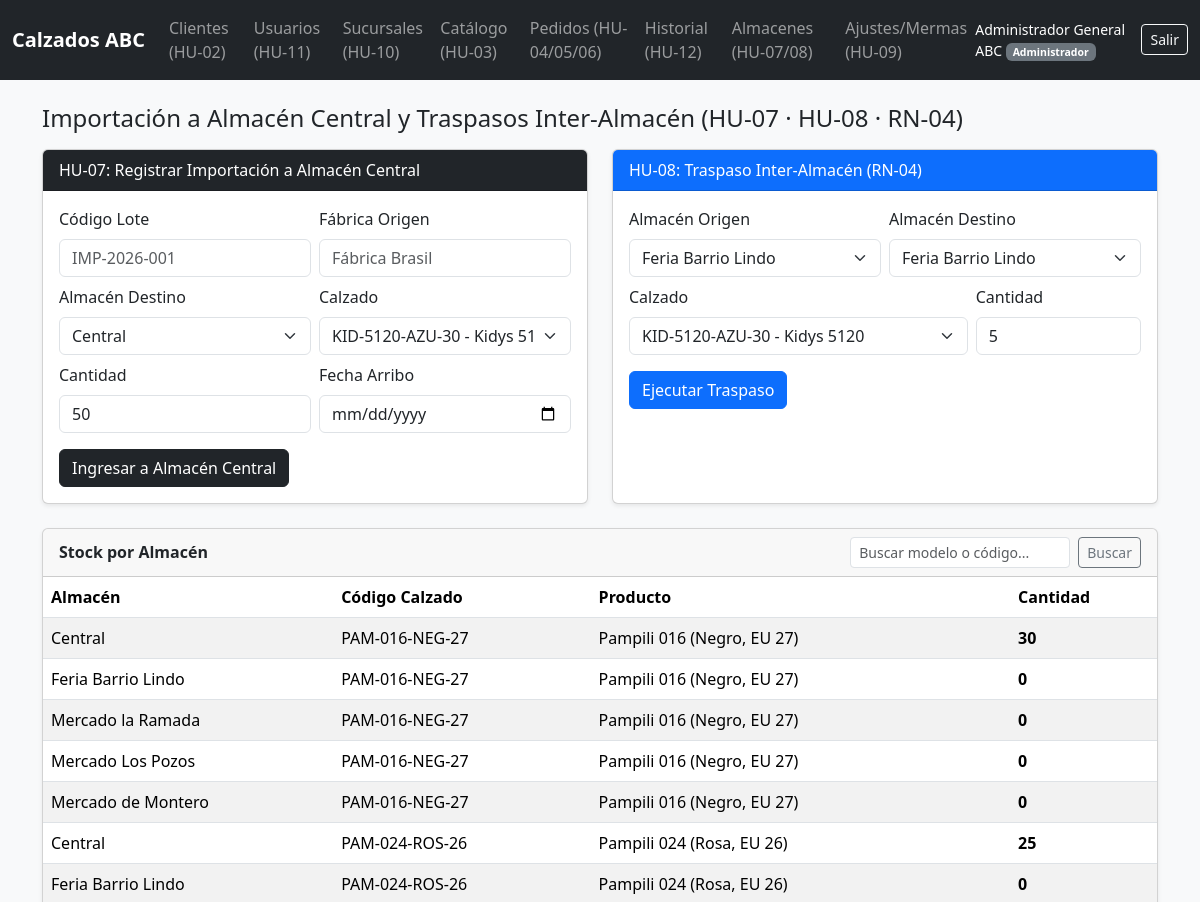
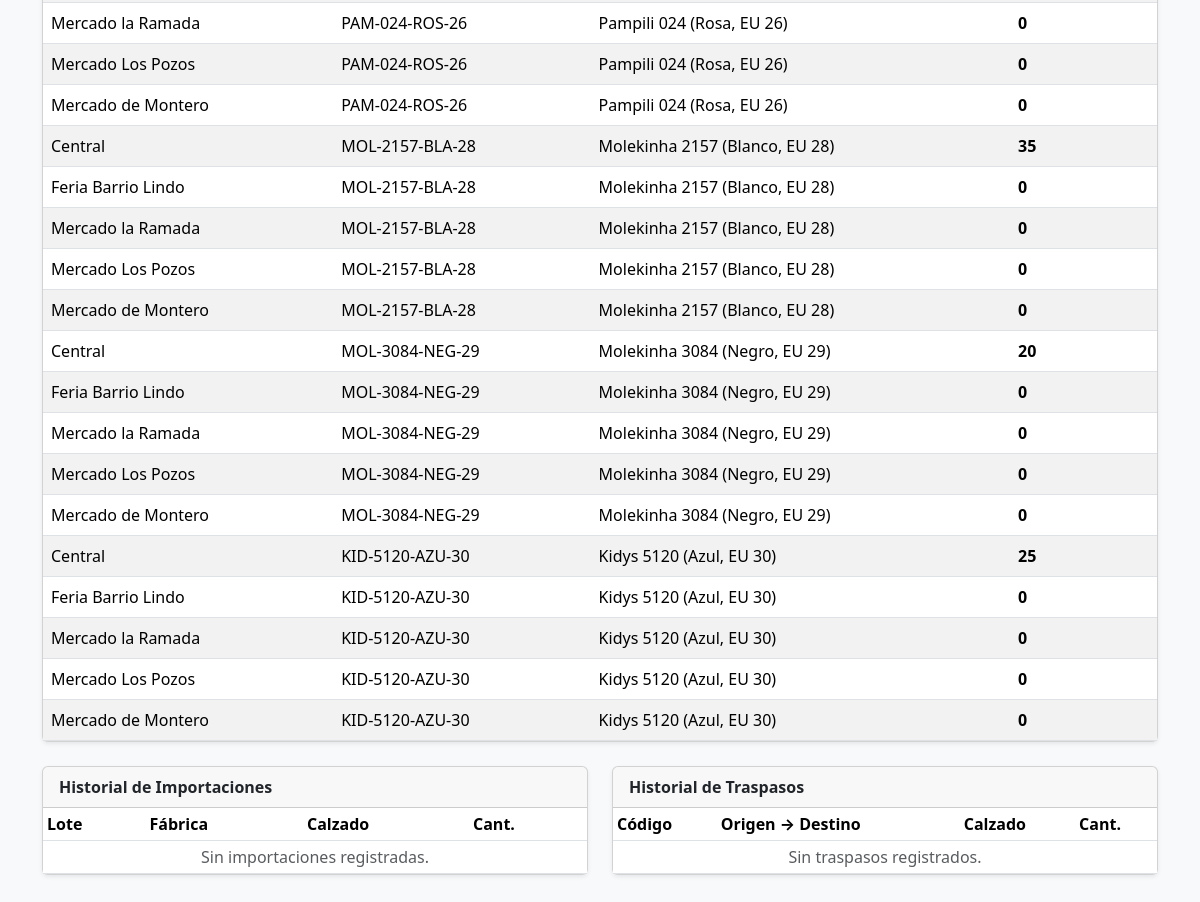
Page /almacenes (signed in) on the committed database (2 pictures, top to bottom).
### database.py (models this page shows)
class StockAlmacen(Base):
    __tablename__ = "StockAlmacen"
    id = Column(Integer, primary_key=True)
    almacen_id = Column(Integer, ForeignKey("Almacen.id"), nullable=False)
    calzado_id = Column(Integer, ForeignKey("Calzado.id"), nullable=False)
    cantidad = Column(Integer, default=0, nullable=False)
    __table_args__ = (
        UniqueConstraint("almacen_id", "calzado_id", name="uq_almacen_calzado"),
    )
    almacen = relationship("Almacen", back_populates="stocks")
    calzado = relationship("Calzado", back_populates="stocks_almacen")

class Almacen(Base):
    __tablename__ = "Almacen"
    id = Column(Integer, primary_key=True)
    nombre = Column(String(100), unique=True, nullable=False)
    ubicacion = Column(String(180), default="")
    es_central = Column(Boolean, default=False, nullable=False)
    activo = Column(Boolean, default=True, nullable=False)
    stocks = relationship("StockAlmacen", back_populates="almacen", cascade="all, delete-orphan")

class Calzado(Base):
    __tablename__ = "Calzado"
    id = Column(Integer, primary_key=True)
    codigo = Column(String(50), unique=True, nullable=False)
    marca_id = Column(Integer, ForeignKey("Marca.id"), nullable=False)
    modelo_id = Column(Integer, ForeignKey("Modelo.id"), nullable=False)
    color_id = Column(Integer, ForeignKey("Color.id"), nullable=False)
    tipo_calzado_id = Column(Integer, ForeignKey("TipoCalzado.id"), nullable=False)
    talla_id = Column(Integer, ForeignKey("Talla.id"), nullable=False)
    precio_mayorista = Column(Float, default=120.0, nullable=False)
    stock_disponible = Column(Integer, default=20, nullable=False)
    stock_reservado = Column(Integer, default=0, nullable=False)
    activo = Column(Boolean, default=True, nullable=False)
    __table_args__ = (
        UniqueConstraint("marca_id", "modelo_id", "color_id", "talla_id", name="uq_calzado_combinacion"),
    )
    marca = relationship("Marca", back_populates="calzados")
    modelo = relationship("Modelo", back_populates="calzados")
    color_obj = relationship("Color", back_populates="calzados")
    tipo = relationship("TipoCalzado", back_populates="calzados")
    talla = relationship("Talla", back_populates="calzados")
    detalles_pedido = relationship("DetallePedido", back_populates="calzado")
    stocks_almacen = relationship("StockAlmacen", back_populates="calzado", cascade="all, delete-orphan")

class Marca(Base):
    __tablename__ = "Marca"
    id = Column(Integer, primary_key=True)
    nombre = Column(String(80), unique=True, nullable=False)
    modelos = relationship("Modelo", back_populates="marca")
    calzados = relationship("Calzado", back_populates="marca")

class Modelo(Base):
    __tablename__ = "Modelo"
    id = Column(Integer, primary_key=True)
    marca_id = Column(Integer, ForeignKey("Marca.id"), nullable=False)
    nombre = Column(String(80), nullable=False)
    marca = relationship("Marca", back_populates="modelos")
    calzados = relationship("Calzado", back_populates="modelo")

class Color(Base):
    __tablename__ = "Color"
    id = Column(Integer, primary_key=True)
    color = Column(String(60), unique=True, nullable=False)
    calzados = relationship("Calzado", back_populates="color_obj")

class Talla(Base):
    __tablename__ = "Talla"
    id = Column(Integer, primary_key=True)
    eu = Column(String(15), nullable=False)
    usa = Column(String(15), default="")
    jp = Column(String(15), default="")
    br = Column(String(15), default="")
    cm = Column(String(15), default="")
    calzados = relationship("Calzado", back_populates="talla")

### hu07_almacenes.py (the view, shortened to what this page needs)
@hu07_bp.route("/almacenes", methods=["GET", "POST"])
@login_required(roles=["Administrador", "Encargado de Almacén", "Encargado de Pedidos"])
def almacenes():
    db = current_app.config["DB_SESSION"]
    srv = AlmacenService(db)
    try:
        buscar_modelo = request.args.get("modelo", "").strip().lower()
        lista_almacenes = db.query(Almacen).order_by(Almacen.id).all()
        lista_calzados = db.query(Calzado).order_by(Calzado.codigo).all()
        lista_stocks = db.query(StockAlmacen).all()
        importaciones = db.query(ImportacionFabrica).order_by(ImportacionFabrica.id.desc()).all()
        traspasos = db.query(TraspasoAlmacen).order_by(TraspasoAlmacen.id.desc()).all()
        return render_template(
            "almacenes.html",
            almacenes=lista_almacenes,
            calzados=lista_calzados,
            stocks=lista_stocks,
            importaciones=importaciones,
            traspasos=traspasos,
            buscar_modelo=buscar_modelo
        )
    finally:
        db.remove()

### templates/almacenes.html (shortened to what this page needs)
{% extends 'base.html' %}
{% block content %}
<h4 class="mb-3">Importación a Almacén Central y Traspasos Inter-Almacén (HU-07 · HU-08 · RN-04)</h4>
{% if session.get('rol') in ['Administrador', 'Encargado de Almacén'] %}
<div class="row g-4 mb-4">
    <div class="col-md-6">
        <div class="card shadow-sm h-100">
            <div class="card-header bg-dark text-white">HU-07: Registrar Importación a Almacén Central</div>
            <div class="card-body">
                <form method="POST" class="row g-2">
                    <div class="col-md-6">
                        <label class="form-label">Código Lote</label>
                        <input type="text" name="codigo_lote" class="form-control" placeholder="IMP-2026-001" required>
                    </div>
                    <div class="col-md-6">
                        <label class="form-label">Fábrica Origen</label>
                        <input type="text" name="fabrica_origen" class="form-control" placeholder="Fábrica Brasil" required>
                    </div>
                    <div class="col-md-6">
                        <label class="form-label">Almacén Destino</label>
                        <select name="almacen_id" class="form-select">
                            {% for alm in almacenes %}
                            <option value="{{ alm.id }}" {% if alm.es_central %}selected{% endif %} {% if alm.activo is defined and not alm.activo %}disabled{% endif %}>
                                {{ alm.nombre }}{% if alm.activo is defined and not alm.activo %} (Inactivo){% endif %}
                            </option>
                            {% endfor %}
                        </select>
                    </div>
                    <div class="col-md-6">
                        <label class="form-label">Calzado</label>
                        <select name="calzado_id" class="form-select" required>
                            {% for cal in calzados %}
                            <option value="{{ cal.id }}">
                                {{ cal.codigo }} - {{ cal.marca.nombre if cal.marca else '' }} {{ cal.modelo.nombre if cal.modelo else '' }}
                            </option>
                            {% endfor %}
                        </select>
                    </div>
                    <div class="col-md-6">
                        <label class="form-label">Cantidad</label>
                        <input type="number" name="cantidad" min="1" class="form-control" value="50" required>
                    </div>
                    <div class="col-md-6">
                        <label class="form-label">Fecha Arribo</label>
                        <input type="date" name="fecha_arribo" class="form-control">
                    </div>
                    <div class="col-12 mt-3">
                        <button type="submit" class="btn btn-dark">Ingresar a Almacén Central</button>
                    </div>
                </form>
            </div>
        </div>
    </div>
    <div class="col-md-6">
        <div class="card shadow-sm h-100">
            <div class="card-header bg-primary text-white">HU-08: Traspaso Inter-Almacén (RN-04)</div>
            <div class="card-body">
                <form method="POST" class="row g-2">
                    <div class="col-md-6">
                        <label class="form-label">Almacén Origen</label>
                        <select name="almacen_origen_id" class="form-select" required>
                            {% for alm in almacenes %}
                            <option value="{{ alm.id }}" {% if alm.activo is defined and not alm.activo %}disabled{% endif %}>
                                {{ alm.nombre }}{% if alm.activo is defined and not alm.activo %} (Inactivo){% endif %}
                            </option>
                            {% endfor %}
                        </select>
                    </div>
                    <div class="col-md-6">
                        <label class="form-label">Almacén Destino</label>
                        <select name="almacen_destino_id" class="form-select" required>
                            {% for alm in almacenes %}
                            <option value="{{ alm.id }}" {% if alm.activo is defined and not alm.activo %}disabled{% endif %}>
                                {{ alm.nombre }}{% if alm.activo is defined and not alm.activo %} (Inactivo){% endif %}
                            </option>
                            {% endfor %}
                        </select>
                    </div>
                    <div class="col-md-8">
                        <label class="form-label">Calzado</label>
                        <select name="calzado_id" class="form-select" required>
                            {% for cal in calzados %}
                            <option value="{{ cal.id }}">
                                {{ cal.codigo }} - {{ cal.marca.nombre if cal.marca else '' }} {{ cal.modelo.nombre if cal.modelo else '' }}
                            </option>
                            {% endfor %}
                        </select>
                    </div>
                    <div class="col-md-4">
                        <label class="form-label">Cantidad</label>
                        <input type="number" name="cantidad" min="1" class="form-control" value="5" required>
                    </div>
                    <div class="col-12 mt-3">
                        <button type="submit" class="btn btn-primary">Ejecutar Traspaso</button>
                    </div>
                </form>
            </div>
        </div>
    </div>
</div>
{% endif %}
<div class="card mb-4 shadow-sm">
    <div class="card-header d-flex justify-content-between align-items-center flex-wrap gap-2">
        <span class="fw-bold">Stock por Almacén</span>
        <form method="GET" class="d-flex gap-2">
            <input type="text" name="modelo" class="form-control form-control-sm" placeholder="Buscar modelo o código..." value="{{ buscar_modelo or '' }}">
            <button type="submit" class="btn btn-sm btn-outline-secondary">Buscar</button>
        </form>
    </div>
    <div class="table-responsive">
        <table class="table table-striped mb-0">
            <thead>
                <tr>
                    <th>Almacén</th>
                    <th>Código Calzado</th>
                    <th>Producto</th>
                    <th>Cantidad</th>
                </tr>
            </thead>
            <tbody>
                {% for st in stocks %}
                <tr>
                    <td>{{ st.almacen.nombre if st.almacen else '-' }}</td>
                    <td>{{ st.calzado.codigo if st.calzado else '-' }}</td>
                    <td>
                        {% if st.calzado %}
                        {{ st.calzado.marca.nombre if st.calzado.marca else '' }}
                        {{ st.calzado.modelo.nombre if st.calzado.modelo else '' }}
                        ({{ st.calzado.color_obj.color if st.calzado.color_obj else '' }},
                        EU {{ st.calzado.talla.eu if st.calzado.talla else '' }})
                        {% else %}-{% endif %}
                    </td>
                    <td><strong>{{ st.cantidad }}</strong></td>
                </tr>
                {% else %}
                <tr><td colspan="4" class="text-center text-muted">Sin registros de stock.</td></tr>
                {% endfor %}
            </tbody>
        </table>
    </div>
</div>
<div class="row g-4">
    <div class="col-md-6">
        <div class="card shadow-sm">
            <div class="card-header fw-bold">Historial de Importaciones</div>
            <div class="table-responsive">
                <table class="table table-sm mb-0">
                    <thead>
                        <tr>
                            <th>Lote</th>
                            <th>Fábrica</th>
                            <th>Calzado</th>
                            <th>Cant.</th>
                        </tr>
                    </thead>
                    <tbody>
                        {% for imp in importaciones %}
                        <tr>
                            <td>{{ imp.codigo_lote }}</td>
                            <td>{{ imp.fabrica_origen }}</td>
                            <td>{{ imp.calzado.codigo if imp.calzado else '-' }}</td>
                            <td>{{ imp.cantidad }}</td>
                        </tr>
                        {% else %}
                        <tr><td colspan="4" class="text-center text-muted">Sin importaciones registradas.</td></tr>
                        {% endfor %}
                    </tbody>
                </table>
            </div>
        </div>
    </div>
    <div class="col-md-6">
        <div class="card shadow-sm">
            <div class="card-header fw-bold">Historial de Traspasos</div>
            <div class="table-responsive">
                <table class="table table-sm mb-0">
                    <thead>
                        <tr>
                            <th>Código</th>
                            <th>Origen → Destino</th>
                            <th>Calzado</th>
                            <th>Cant.</th>
                        </tr>
                    </thead>
                    <tbody>
                        {% for trp in traspasos %}
                        <tr>
                            <td>{{ trp.codigo_traspaso }}</td>
                            <td>
                                {{ trp.almacen_origen.nombre if trp.almacen_origen else '-' }}
                                → {{ trp.almacen_destino.nombre if trp.almacen_destino else '-' }}
                            </td>
                            <td>{{ trp.calzado.codigo if trp.calzado else '-' }}</td>
                            <td>{{ trp.cantidad }}</td>
                        </tr>
                        {% else %}
                        <tr><td colspan="4" class="text-center text-muted">Sin traspasos registrados.</td></tr>
                        {% endfor %}
                    </tbody>
                </table>
            </div>
        </div>
    </div>
</div>
{% endblock %}

### rows in the picture
StockAlmacen: almacen "Central", calzado "PAM-016-NEG-27", calzado.marca "Pampili", calzado.modelo "016", calzado.color_obj "Negro", calzado.talla "27", cantidad "30"
StockAlmacen: almacen "Feria Barrio Lindo", calzado "PAM-016-NEG-27", calzado.marca "Pampili", calzado.modelo "016", calzado.color_obj "Negro", calzado.talla "27", cantidad "0"
StockAlmacen: almacen "Mercado la Ramada", calzado "PAM-016-NEG-27", calzado.marca "Pampili", calzado.modelo "016", calzado.color_obj "Negro", calzado.talla "27", cantidad "0"
StockAlmacen: almacen "Mercado Los Pozos", calzado "PAM-016-NEG-27", calzado.marca "Pampili", calzado.modelo "016", calzado.color_obj "Negro", calzado.talla "27", cantidad "0"
StockAlmacen: almacen "Mercado de Montero", calzado "PAM-016-NEG-27", calzado.marca "Pampili", calzado.modelo "016", calzado.color_obj "Negro", calzado.talla "27", cantidad "0"
StockAlmacen: almacen "Central", calzado "PAM-024-ROS-26", calzado.marca "Pampili", calzado.modelo "024", calzado.color_obj "Rosa", calzado.talla "26", cantidad "25"
StockAlmacen: almacen "Feria Barrio Lindo", calzado "PAM-024-ROS-26", calzado.marca "Pampili", calzado.modelo "024", calzado.color_obj "Rosa", calzado.talla "26", cantidad "0"
StockAlmacen: almacen "Mercado la Ramada", calzado "PAM-024-ROS-26", calzado.marca "Pampili", calzado.modelo "024", calzado.color_obj "Rosa", calzado.talla "26", cantidad "0"
StockAlmacen: almacen "Mercado Los Pozos", calzado "PAM-024-ROS-26", calzado.marca "Pampili", calzado.modelo "024", calzado.color_obj "Rosa", calzado.talla "26", cantidad "0"
StockAlmacen: almacen "Mercado de Montero", calzado "PAM-024-ROS-26", calzado.marca "Pampili", calzado.modelo "024", calzado.color_obj "Rosa", calzado.talla "26", cantidad "0"
StockAlmacen: almacen "Central", calzado "MOL-2157-BLA-28", calzado.marca "Molekinha", calzado.modelo "2157", calzado.color_obj "Blanco", calzado.talla "28", cantidad "35"
StockAlmacen: almacen "Feria Barrio Lindo", calzado "MOL-2157-BLA-28", calzado.marca "Molekinha", calzado.modelo "2157", calzado.color_obj "Blanco", calzado.talla "28", cantidad "0"
StockAlmacen: almacen "Mercado la Ramada", calzado "MOL-2157-BLA-28", calzado.marca "Molekinha", calzado.modelo "2157", calzado.color_obj "Blanco", calzado.talla "28", cantidad "0"
StockAlmacen: almacen "Mercado Los Pozos", calzado "MOL-2157-BLA-28", calzado.marca "Molekinha", calzado.modelo "2157", calzado.color_obj "Blanco", calzado.talla "28", cantidad "0"
StockAlmacen: almacen "Mercado de Montero", calzado "MOL-2157-BLA-28", calzado.marca "Molekinha", calzado.modelo "2157", calzado.color_obj "Blanco", calzado.talla "28", cantidad "0"
StockAlmacen: almacen "Central", calzado "MOL-3084-NEG-29", calzado.marca "Molekinha", calzado.modelo "3084", calzado.color_obj "Negro", calzado.talla "29", cantidad "20"
StockAlmacen: almacen "Feria Barrio Lindo", calzado "MOL-3084-NEG-29", calzado.marca "Molekinha", calzado.modelo "3084", calzado.color_obj "Negro", calzado.talla "29", cantidad "0"
StockAlmacen: almacen "Mercado la Ramada", calzado "MOL-3084-NEG-29", calzado.marca "Molekinha", calzado.modelo "3084", calzado.color_obj "Negro", calzado.talla "29", cantidad "0"
StockAlmacen: almacen "Mercado Los Pozos", calzado "MOL-3084-NEG-29", calzado.marca "Molekinha", calzado.modelo "3084", calzado.color_obj "Negro", calzado.talla "29", cantidad "0"
StockAlmacen: almacen "Mercado de Montero", calzado "MOL-3084-NEG-29", calzado.marca "Molekinha", calzado.modelo "3084", calzado.color_obj "Negro", calzado.talla "29", cantidad "0"
StockAlmacen: almacen "Central", calzado "KID-5120-AZU-30", calzado.marca "Kidys", calzado.modelo "5120", calzado.color_obj "Azul", calzado.talla "30", cantidad "25"
StockAlmacen: almacen "Feria Barrio Lindo", calzado "KID-5120-AZU-30", calzado.marca "Kidys", calzado.modelo "5120", calzado.color_obj "Azul", calzado.talla "30", cantidad "0"
StockAlmacen: almacen "Mercado la Ramada", calzado "KID-5120-AZU-30", calzado.marca "Kidys", calzado.modelo "5120", calzado.color_obj "Azul", calzado.talla "30", cantidad "0"
StockAlmacen: almacen "Mercado Los Pozos", calzado "KID-5120-AZU-30", calzado.marca "Kidys", calzado.modelo "5120", calzado.color_obj "Azul", calzado.talla "30", cantidad "0"
StockAlmacen: almacen "Mercado de Montero", calzado "KID-5120-AZU-30", calzado.marca "Kidys", calzado.modelo "5120", calzado.color_obj "Azul", calzado.talla "30", cantidad "0"

### other values in the picture
{{ session.get('nombre') }} "Administrador General ABC"
{{ session.get('rol') }} "Administrador"
form field almacen_id "Central"
form field calzado_id "KID-5120-AZU-30 - Kidys 5120"
form field almacen_origen_id "Feria Barrio Lindo"
form field almacen_destino_id "Feria Barrio Lindo"
